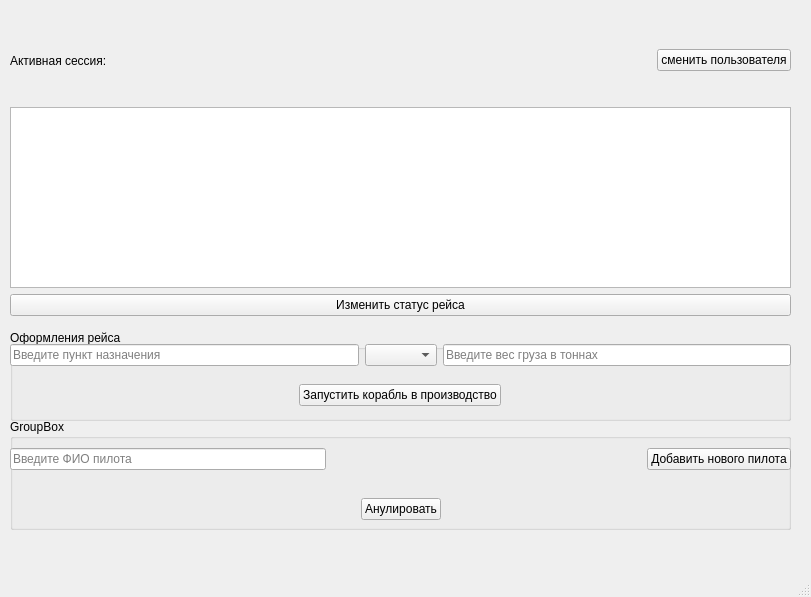
<?xml version="1.0" encoding="UTF-8"?>
<ui version="4.0">
 <class>MainWindow</class>
 <widget class="QMainWindow" name="MainWindow">
  <property name="geometry">
   <rect>
    <x>0</x>
    <y>0</y>
    <width>811</width>
    <height>597</height>
   </rect>
  </property>
  <property name="windowTitle">
   <string>MainWindow</string>
  </property>
  <widget class="QWidget" name="centralwidget">
   <widget class="QWidget" name="horizontalLayoutWidget">
    <property name="geometry">
     <rect>
      <x>10</x>
      <y>20</y>
      <width>781</width>
      <height>81</height>
     </rect>
    </property>
    <layout class="QHBoxLayout" name="horizontalLayout">
     <item>
      <widget class="QLabel" name="label">
       <property name="text">
        <string>Активная сессия:                                          </string>
       </property>
      </widget>
     </item>
     <item>
      <spacer name="horizontalSpacer">
       <property name="orientation">
        <enum>Qt::Horizontal</enum>
       </property>
       <property name="sizeHint" stdset="0">
        <size>
         <width>40</width>
         <height>20</height>
        </size>
       </property>
      </spacer>
     </item>
     <item>
      <widget class="QPushButton" name="pushButton">
       <property name="text">
        <string>сменить пользователя</string>
       </property>
      </widget>
     </item>
    </layout>
   </widget>
   <widget class="QTableWidget" name="tableWidget">
    <property name="geometry">
     <rect>
      <x>10</x>
      <y>107</y>
      <width>781</width>
      <height>181</height>
     </rect>
    </property>
   </widget>
   <widget class="QGroupBox" name="groupBox">
    <property name="geometry">
     <rect>
      <x>10</x>
      <y>330</y>
      <width>781</width>
      <height>91</height>
     </rect>
    </property>
    <property name="title">
     <string>Оформления рейса</string>
    </property>
    <widget class="QWidget" name="horizontalLayoutWidget_2">
     <property name="geometry">
      <rect>
       <x>0</x>
       <y>0</y>
       <width>781</width>
       <height>51</height>
      </rect>
     </property>
     <layout class="QHBoxLayout" name="horizontalLayout_2">
      <item>
       <widget class="QLineEdit" name="lineEdit">
        <property name="placeholderText">
         <string>Введите пункт назначения</string>
        </property>
       </widget>
      </item>
      <item>
       <widget class="QComboBox" name="comboBox"/>
      </item>
      <item>
       <widget class="QLineEdit" name="lineEdit_2">
        <property name="placeholderText">
         <string>Введите вес груза в тоннах</string>
        </property>
       </widget>
      </item>
     </layout>
    </widget>
    <widget class="QWidget" name="horizontalLayoutWidget_3">
     <property name="geometry">
      <rect>
       <x>-1</x>
       <y>50</y>
       <width>781</width>
       <height>31</height>
      </rect>
     </property>
     <layout class="QHBoxLayout" name="horizontalLayout_3">
      <item>
       <spacer name="horizontalSpacer_2">
        <property name="orientation">
         <enum>Qt::Horizontal</enum>
        </property>
        <property name="sizeHint" stdset="0">
         <size>
          <width>40</width>
          <height>20</height>
         </size>
        </property>
       </spacer>
      </item>
      <item>
       <widget class="QPushButton" name="pushButton_3">
        <property name="text">
         <string>Запустить корабль в производство</string>
        </property>
       </widget>
      </item>
      <item>
       <spacer name="horizontalSpacer_3">
        <property name="orientation">
         <enum>Qt::Horizontal</enum>
        </property>
        <property name="sizeHint" stdset="0">
         <size>
          <width>40</width>
          <height>20</height>
         </size>
        </property>
       </spacer>
      </item>
     </layout>
    </widget>
   </widget>
   <widget class="QWidget" name="verticalLayoutWidget_2">
    <property name="geometry">
     <rect>
      <x>10</x>
      <y>290</y>
      <width>781</width>
      <height>31</height>
     </rect>
    </property>
    <layout class="QVBoxLayout" name="verticalLayout_2">
     <item>
      <widget class="QPushButton" name="pushButton_2">
       <property name="text">
        <string>Изменить статус рейса</string>
       </property>
      </widget>
     </item>
    </layout>
   </widget>
   <widget class="QGroupBox" name="admin">
    <property name="geometry">
     <rect>
      <x>10</x>
      <y>419</y>
      <width>781</width>
      <height>111</height>
     </rect>
    </property>
    <property name="title">
     <string>GroupBox</string>
    </property>
    <widget class="QWidget" name="horizontalLayoutWidget_4">
     <property name="geometry">
      <rect>
       <x>0</x>
       <y>10</y>
       <width>781</width>
       <height>61</height>
      </rect>
     </property>
     <layout class="QHBoxLayout" name="horizontalLayout_4">
      <item>
       <widget class="QLineEdit" name="lineEdit_3">
        <property name="placeholderText">
         <string>Введите ФИО пилота</string>
        </property>
       </widget>
      </item>
      <item>
       <spacer name="horizontalSpacer_4">
        <property name="orientation">
         <enum>Qt::Horizontal</enum>
        </property>
        <property name="sizeHint" stdset="0">
         <size>
          <width>40</width>
          <height>20</height>
         </size>
        </property>
       </spacer>
      </item>
      <item>
       <widget class="QPushButton" name="pushButton_5">
        <property name="text">
         <string>Добавить нового пилота</string>
        </property>
       </widget>
      </item>
     </layout>
    </widget>
    <widget class="QWidget" name="horizontalLayoutWidget_5">
     <property name="geometry">
      <rect>
       <x>0</x>
       <y>70</y>
       <width>781</width>
       <height>41</height>
      </rect>
     </property>
     <layout class="QHBoxLayout" name="horizontalLayout_5">
      <item>
       <spacer name="horizontalSpacer_5">
        <property name="orientation">
         <enum>Qt::Horizontal</enum>
        </property>
        <property name="sizeHint" stdset="0">
         <size>
          <width>40</width>
          <height>20</height>
         </size>
        </property>
       </spacer>
      </item>
      <item>
       <widget class="QPushButton" name="pushButton_4">
        <property name="text">
         <string>Анулировать</string>
        </property>
       </widget>
      </item>
      <item>
       <spacer name="horizontalSpacer_6">
        <property name="orientation">
         <enum>Qt::Horizontal</enum>
        </property>
        <property name="sizeHint" stdset="0">
         <size>
          <width>40</width>
          <height>20</height>
         </size>
        </property>
       </spacer>
      </item>
     </layout>
    </widget>
   </widget>
  </widget>
  <widget class="QMenuBar" name="menubar">
   <property name="geometry">
    <rect>
     <x>0</x>
     <y>0</y>
     <width>811</width>
     <height>21</height>
    </rect>
   </property>
  </widget>
  <widget class="QStatusBar" name="statusbar"/>
 </widget>
 <resources/>
 <connections/>
</ui>
